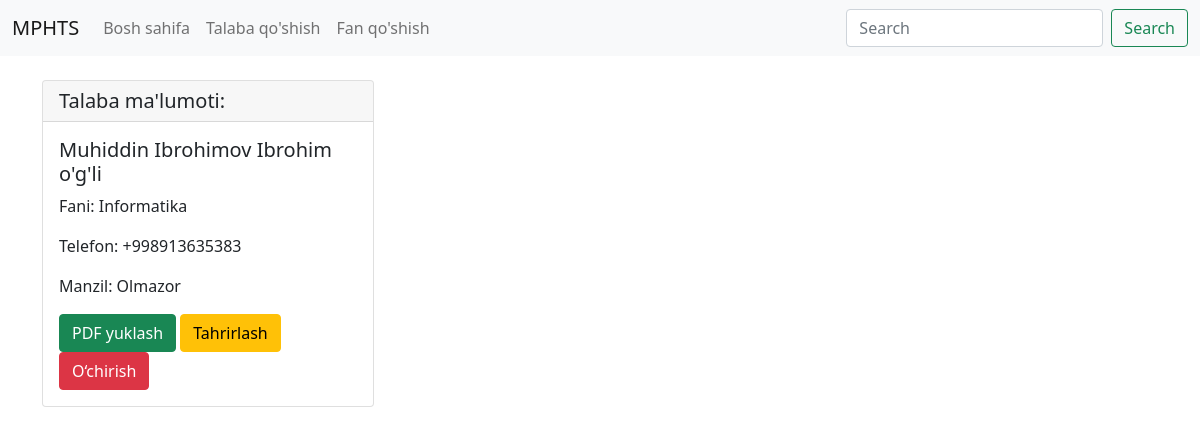
Page /talaba/7/ on the committed database.
### app/models.py (models this page shows, shortened)
class Talaba(models.Model):
    ism_fam = models.CharField(max_length=50)
    sharf = models.CharField(max_length=50)
    tel_raqam = models.CharField(max_length=13, blank=True, null=True)
    manzil = models.CharField(max_length=100)
    fan = models.ForeignKey(Fan, on_delete=models.CASCADE, related_name="get_talaba", null=True, blank=True)
    views = models.IntegerField(default=0)

class Fan(models.Model):
    nom = models.CharField(max_length=50)

### app/views.py (the view)
# urls.py: path('talaba/<int:talaba_id>/', Talaba_haqida.as_view(), name='Talaba'),
class Talaba_haqida(DetailView):
    model = Talaba
    template_name = 'Talaba.html'
    context_object_name = 'talaba'
    pk_url_kwarg = "talaba_id"

### app/templates/Talaba.html (shortened to what this page needs)
<!DOCTYPE html>
<html lang="en">
<head>
    <link href="https://cdn.jsdelivr.net/npm/bootstrap@5.0.2/dist/css/bootstrap.min.css" rel="stylesheet">
</head>
<body>
  <nav class="navbar navbar-expand-lg navbar-light bg-light">
        <div class="container-fluid">
            <a class="navbar-brand" href="#">MPHTS</a>
            <div class="collapse navbar-collapse" id="navbarSupportedContent">
                <ul class="navbar-nav me-auto mb-2 mb-lg-0">
                    <li class="nav-item"><a class="nav-link" href="{% url 'asosiy' %}">Bosh sahifa</a></li>
                    <li class="nav-item"><a class="nav-link" href="{% url 'add_talaba' %}">Talaba qo'shish</a></li>
                    <li class="nav-item"><a class="nav-link" href="{% url 'add_fan' %}">Fan qo'shish</a></li>
                </ul>
                <form class="d-flex">
                    <input class="form-control me-2" type="search" placeholder="Search" aria-label="Search">
                    <button class="btn btn-outline-success" type="submit">Search</button>
                </form>
            </div>
        </div>
    </nav>
  <div class="container mt-4">
    <div class="row">
      <div class="col-md-9">
            <div class="row">
                <div class="col-md-5 mb-3">
                    <div class="card">
                        <h5 class="card-header">Talaba ma'lumoti:</h5>
                        <div class="card-body">
                          <h5 class="card-title">{{ talaba.ism_fam }} {{ talaba.sharf }}</h5>
                          <p class="card-text">Fani: {{ talaba.fan.nom|default:"Fan tanlanmagan" }}</p>
                          <p class="card-text">Telefon: {{ talaba.tel_raqam }}</p>
                          <p class="card-text">Manzil: {{ talaba.manzil }}</p>
                          <a href="{% url 'download_talaba_pdf' talaba.id %}" class="btn btn-success">PDF yuklash</a>
                          <a href="{% url 'upd_talaba' talaba.id %}" class="btn btn-warning">Tahrirlash</a>
                          <form method="post" action="{% url 'del_talaba' talaba.id %}" style="display: inline;" onsubmit="return confirm('{{ talaba.ism_fam }} ni o‘chirishni tasdiqlaysizmi?');">
                              <button type="submit" class="btn btn-danger">O‘chirish</button>
                          </form>
                        </div>
                    </div>
                </div>
            </div>
      </div>
    </div>
  </div>
</body>
</html>

### rows in the picture
Talaba: ism_fam "Muhiddin Ibrohimov", sharf "Ibrohim o'g'li", fan.nom "Informatika", tel_raqam "+998913635383", manzil "Olmazor"
